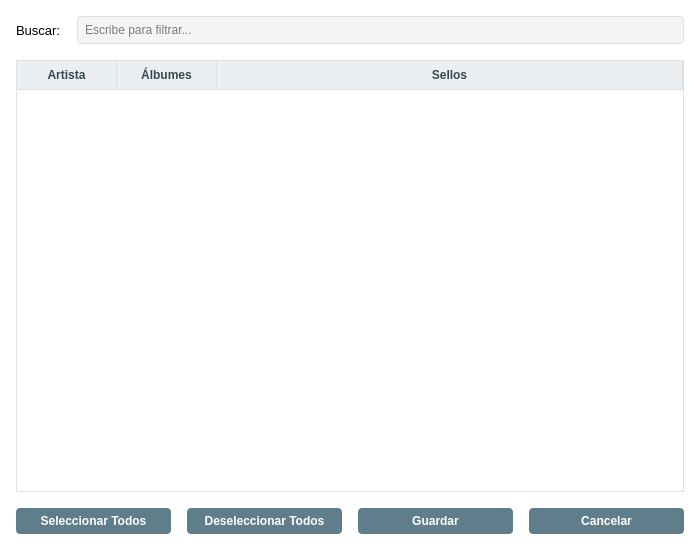
<?xml version="1.0" encoding="UTF-8"?>
<ui version="4.0">
 <class>ArtistFilterDialog</class>
 <widget class="QDialog" name="ArtistFilterDialog">
  <property name="geometry">
   <rect>
    <x>0</x>
    <y>0</y>
    <width>700</width>
    <height>550</height>
   </rect>
  </property>
  <property name="minimumSize">
   <size>
    <width>600</width>
    <height>500</height>
   </size>
  </property>
  <property name="windowTitle">
   <string>Filtrar Artistas</string>
  </property>
  <property name="styleSheet">
   <string notr="true">QDialog {
	background-color: #FFFFFF;
}

QLabel {
	font-family: 'Segoe UI', Arial, sans-serif;
	font-size: 10pt;
}

QLineEdit {
	border: 1px solid #E0E0E0;
	border-radius: 4px;
	padding: 5px;
	background-color: #F5F5F5;
}

QLineEdit:focus {
	border: 1px solid #78909C;
	background-color: #FFFFFF;
}

QPushButton {
	background-color: #607D8B;
	color: white;
	border: none;
	border-radius: 4px;
	padding: 6px 12px;
	font-weight: bold;
}

QPushButton:hover {
	background-color: #78909C;
}

QPushButton:pressed {
	background-color: #546E7A;
}

QTableWidget {
	border: 1px solid #E0E0E0;
	background-color: #FFFFFF;
	alternate-background-color: #F5F5F5;
	selection-background-color: #CFD8DC;
}

QTableWidget::item {
	padding: 4px;
	border-bottom: 1px solid #E0E0E0;
}

QHeaderView::section {
	background-color: #ECEFF1;
	color: #37474F;
	padding: 5px;
	border: none;
	border-right: 1px solid #E0E0E0;
	border-bottom: 1px solid #E0E0E0;
	font-weight: bold;
}</string>
  </property>
  <layout class="QVBoxLayout" name="verticalLayout">
   <property name="spacing">
    <number>16</number>
   </property>
   <property name="leftMargin">
    <number>16</number>
   </property>
   <property name="topMargin">
    <number>16</number>
   </property>
   <property name="rightMargin">
    <number>16</number>
   </property>
   <property name="bottomMargin">
    <number>16</number>
   </property>
   <item>
    <layout class="QHBoxLayout" name="searchLayout">
     <item>
      <widget class="QLabel" name="searchLabel">
       <property name="text">
        <string>Buscar:</string>
       </property>
      </widget>
     </item>
     <item>
      <widget class="QLineEdit" name="search_edit">
       <property name="placeholderText">
        <string>Escribe para filtrar...</string>
       </property>
       <property name="clearButtonEnabled">
        <bool>true</bool>
       </property>
      </widget>
     </item>
    </layout>
   </item>
   <item>
    <widget class="QTableWidget" name="artists_table">
     <property name="alternatingRowColors">
      <bool>true</bool>
     </property>
     <property name="selectionMode">
      <enum>QAbstractItemView::SingleSelection</enum>
     </property>
     <property name="selectionBehavior">
      <enum>QAbstractItemView::SelectRows</enum>
     </property>
     <property name="sortingEnabled">
      <bool>true</bool>
     </property>
     <attribute name="horizontalHeaderStretchLastSection">
      <bool>true</bool>
     </attribute>
     <column>
      <property name="text">
       <string>Artista</string>
      </property>
     </column>
     <column>
      <property name="text">
       <string>Álbumes</string>
      </property>
     </column>
     <column>
      <property name="text">
       <string>Sellos</string>
      </property>
     </column>
    </widget>
   </item>
   <item>
    <layout class="QHBoxLayout" name="buttonLayout">
     <item>
      <widget class="QPushButton" name="select_all_btn">
       <property name="text">
        <string>Seleccionar Todos</string>
       </property>
       <property name="icon">
        <iconset>
         <normaloff>icons/select_all.svg</normaloff>icons/select_all.svg</iconset>
       </property>
      </widget>
     </item>
     <item>
      <widget class="QPushButton" name="deselect_all_btn">
       <property name="text">
        <string>Deseleccionar Todos</string>
       </property>
       <property name="icon">
        <iconset>
         <normaloff>icons/deselect_all.svg</normaloff>icons/deselect_all.svg</iconset>
       </property>
      </widget>
     </item>
     <item>
      <widget class="QPushButton" name="save_btn">
       <property name="text">
        <string>Guardar</string>
       </property>
       <property name="icon">
        <iconset>
         <normaloff>icons/save.svg</normaloff>icons/save.svg</iconset>
       </property>
      </widget>
     </item>
     <item>
      <widget class="QPushButton" name="cancel_btn">
       <property name="text">
        <string>Cancelar</string>
       </property>
       <property name="icon">
        <iconset>
         <normaloff>icons/cancel.svg</normaloff>icons/cancel.svg</iconset>
       </property>
      </widget>
     </item>
    </layout>
   </item>
  </layout>
 </widget>
 <resources/>
 <connections/>
</ui>
